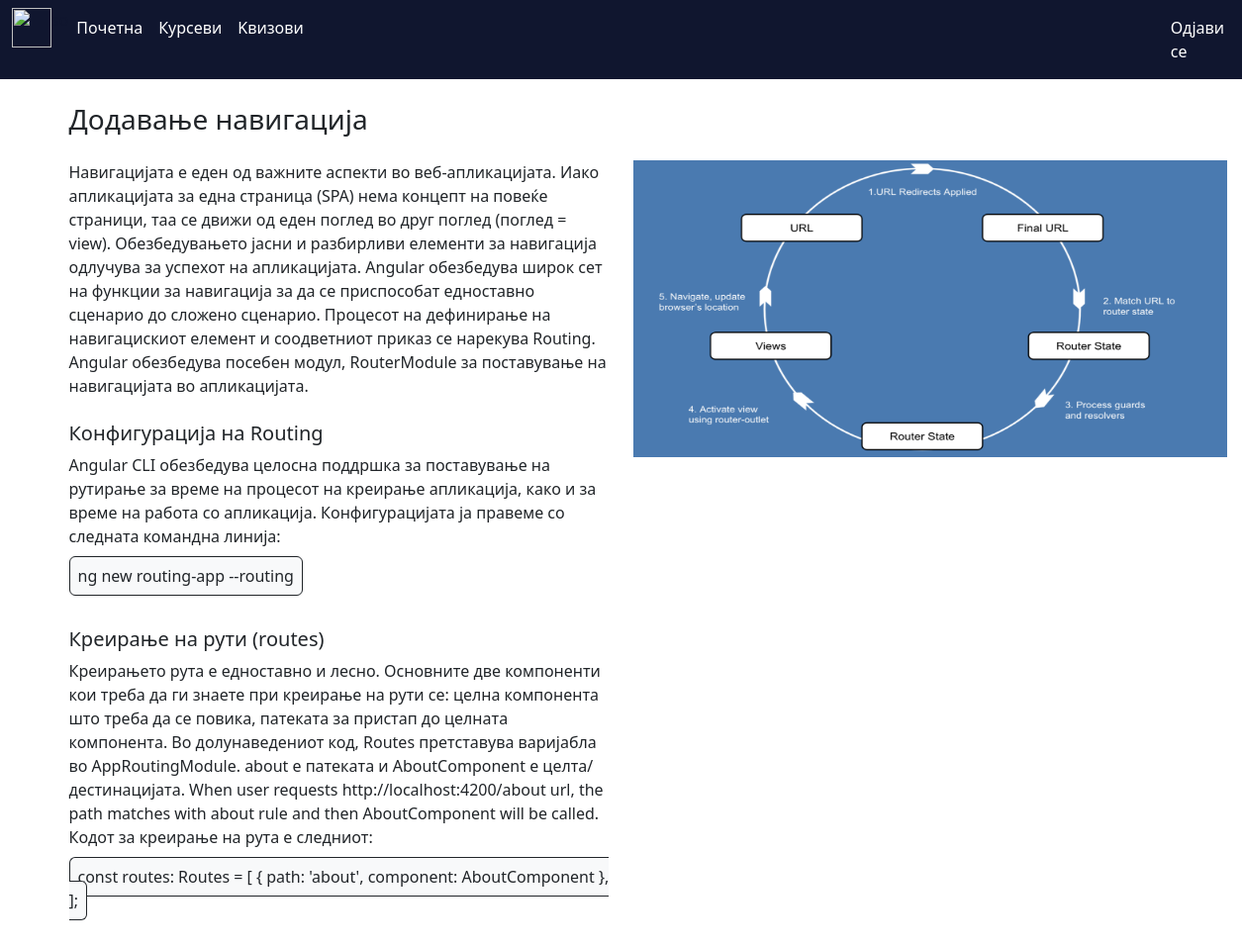
/section/3/, run on the app's committed database.
### domasna5/models.py (models this page shows)
class Section(models.Model):
    title = models.CharField(max_length=50, null=True, blank=True)
    text1 = models.TextField()
    header2 = models.CharField(max_length=50)
    text2 = models.TextField()
    subtext2 = models.TextField(null=True, blank=True)
    header3 = models.CharField(max_length=50)
    text3 = models.TextField()
    subtext3 = models.TextField(null=True, blank=True)
    photo = models.ImageField()

### domasna5/views.py (the view)
# urls.py: path('section/<pk>/', section_view, name="section-view"),
def section_view(request, pk):
    queryset1 = Section.objects.get(pk=pk)
    return render(request, 'section.html', {'section': queryset1})

### templates/section.html (shortened to what this page needs)
<!DOCTYPE html>
<html lang="en">
<head>
        <link href="https://cdn.jsdelivr.net/npm/bootstrap@5.2.0-beta1/dist/css/bootstrap.min.css" rel="stylesheet">
</head>
<body>
<nav class="navbar navbar-expand-lg sticky-top" style="background-color:#10162f;">
  <div class="container-fluid">
    <div class="collapse navbar-collapse" id="navbarSupportedContent">
      <ul class="navbar-nav me-auto mb-2 mb-lg-0">
          <li>
              <img style="height: 40px; width: 40px;" src="https://brandslogos.com/wp-content/uploads/thumbs/angular-logo-vector.svg">
          </li>
          <li style="color: #10162f">
          </li>
        <li class="nav-item">
          <a class="nav-link text-white" aria-current="page" href="{% url 'home1' %}">Почетна</a>
        </li>
        <li class="nav-item dropdown">
           <a class="nav-link active text-white" aria-current="page" href="{% url 'courses' %}">Курсеви</a>
        </li>
           <li class="nav-item dropdown">
           <a class="nav-link active text-white" aria-current="page" href="{% url 'mainQuiz' %}">Kвизови</a>
        </li>
              <li class="nav-item dropdown" style="padding-left: 860px;">
           <a class="nav-link active text-white" aria-current="page" href="{% url 'logout' %}">Одјави се</a>
        </li>
      </ul>
    </div>
  </div>
</nav>
<div class="container justify-content-center align-items-center pt-4">
    <h3 class="card-title">{{ section.title }}</h3>
    <div class="row pt-4">
        <div class="col-9 w-50 pb-5">
            {{ section.text1 }}
            <h5 class="card-title pt-4 pb-2">{{ section.header2 }}</h5>
            {{ section.text2 }}
            {% if section.subtext2 != "" %}
            <p class="pt-3"><span class="border border-dark rounded-2 p-2 bg-light">{{ section.subtext2 }}</span></p>
            {% endif %}
            <h5 class="card-title pt-4 pb-2">{{ section.header3 }}</h5>
            {{ section.text3 }}
            {% if section.subtext3 != "" %}
            <p class="pt-3"><span class="border border-dark rounded-2 p-2 bg-light">{{ section.subtext3 }}</span></p>
            {% endif %}
        </div>
        <div class="col-3">
            <img style="width: 600px; height: 300px;" src="{{MEDIA_URL}}{{ section.photo.url }}">
        </div>
    </div>
</div>
</body>
</html>

### data on the page
Section: title "Додавање навигација", text1 "Навигацијата е еден од важните аспекти во веб-апликацијата. Иако апликацијата за една страница (SPA) нема концепт на повеќе страници, таа се движи од еден поглед во друг поглед (поглед = view). Обезбедувањето јасни и разбирливи елементи за навигација одлучува за успехот на апликацијата. Angular обезбедува широк сет на функции за навигација за да се приспособат едноставно сценарио до сложено сценарио. Процесот на дефинирање на навигацискиот елемент и соодветниот приказ се нарекува Routing. Angular обезбедува посебен модул, RouterModule за поставување на навигацијата во апликацијата.", header2 "Конфигурација на Routing", text2 "Angular CLI обезбедува целосна поддршка за поставување на рутирање за време на процесот на креирање апликација, како и за време на работа со апликација. Конфигурацијата ја правеме со следната командна линија:", subtext2 "ng new routing-app --routing", header3 "Креирање на рути (routes)", text3 "Креирањето рута е едноставно и лесно. Основните две компоненти кои треба да ги знаете при креирање на рути се: целна компонента што треба да се повика, патеката за пристап до целната компонента. Во долунаведениот код, Routes претставува варијабла во AppRoutingModule. about е патеката и AboutComponent е целта/дестинацијата. When user requests http://localhost:4200/about url, the path matches with about rule and then AboutComponent will be called. Кодот за креирање на рута е следниот:", subtext3 "const routes: Routes = [ { path: 'about', component: AboutComponent }, ];", photo (picture)
